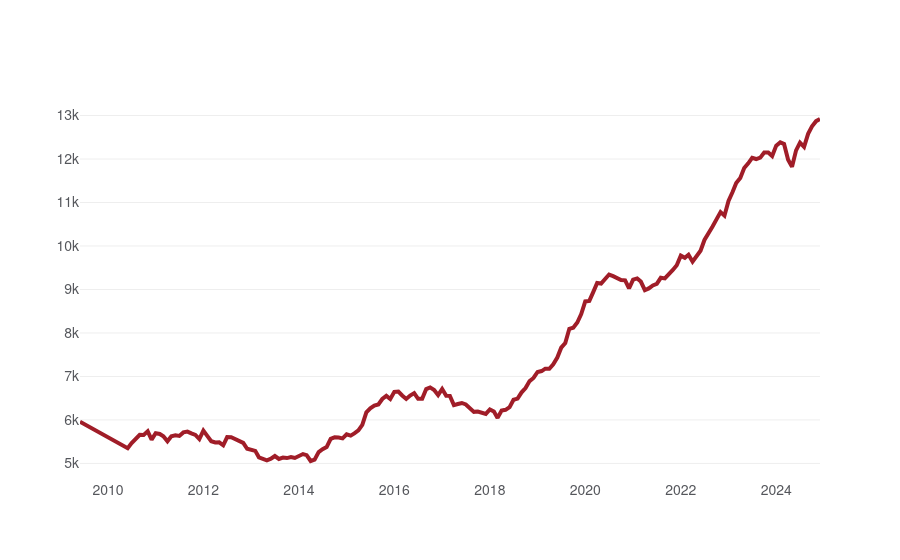

Notebook source saved alongside this figure:
### Code cell
## Plotting
fig = go.Figure()

fig.add_trace(
    go.Scatter(
        name="Recall population",
        x=df["date"],
        y=df["recall_pop"],
        mode="lines",
        hovertemplate="%{y} prisoners<extra></extra>",
    ),
)
fig.show()

### Figure 1 — Plotly figure (JSON) as saved in the notebook; plotly's stock layout.template omitted (floating-point values rounded to 4 significant figures; data arrays with more than 128 entries replaced by an {"elided": "..."} marker saying what was removed)
{"data": [{"hovertemplate": "%{y} prisoners<extra></extra>", "mode": "lines", "name": "Recall population", "type": "scatter", "x": {"elided": "176 str values"}, "y": {"elided": "176 int values"}}], "layout": {}}
